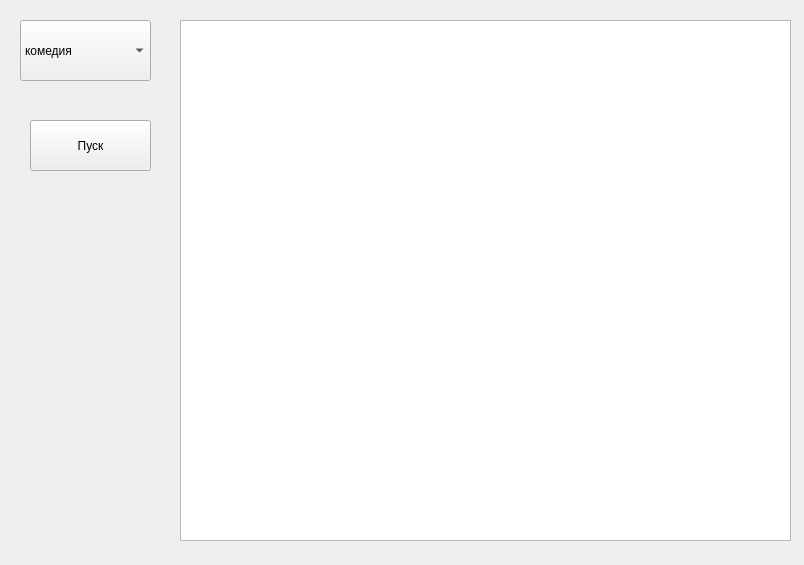
<?xml version="1.0" encoding="UTF-8"?>
<ui version="4.0">
 <class>Form</class>
 <widget class="QWidget" name="Form">
  <property name="geometry">
   <rect>
    <x>0</x>
    <y>0</y>
    <width>804</width>
    <height>565</height>
   </rect>
  </property>
  <property name="windowTitle">
   <string>Form</string>
  </property>
  <widget class="QPushButton" name="pushButton">
   <property name="geometry">
    <rect>
     <x>30</x>
     <y>120</y>
     <width>121</width>
     <height>51</height>
    </rect>
   </property>
   <property name="text">
    <string>Пуск</string>
   </property>
  </widget>
  <widget class="QComboBox" name="comboBox">
   <property name="geometry">
    <rect>
     <x>20</x>
     <y>20</y>
     <width>131</width>
     <height>61</height>
    </rect>
   </property>
   <item>
    <property name="text">
     <string>комедия</string>
    </property>
   </item>
   <item>
    <property name="text">
     <string>Драмд</string>
    </property>
   </item>
   <item>
    <property name="text">
     <string>мелодрам</string>
    </property>
   </item>
   <item>
    <property name="text">
     <string>детектив</string>
    </property>
   </item>
   <item>
    <property name="text">
     <string>документальный</string>
    </property>
   </item>
   <item>
    <property name="text">
     <string>ужасы</string>
    </property>
   </item>
   <item>
    <property name="text">
     <string>музыка</string>
    </property>
   </item>
   <item>
    <property name="text">
     <string>фантастика</string>
    </property>
   </item>
   <item>
    <property name="text">
     <string>анимация</string>
    </property>
   </item>
   <item>
    <property name="text">
     <string>биография</string>
    </property>
   </item>
   <item>
    <property name="text">
     <string>боевик</string>
    </property>
   </item>
   <item>
    <property name="text">
     <string>приключения</string>
    </property>
   </item>
   <item>
    <property name="text">
     <string>война</string>
    </property>
   </item>
   <item>
    <property name="text">
     <string>семейный</string>
    </property>
   </item>
   <item>
    <property name="text">
     <string>триллер</string>
    </property>
   </item>
   <item>
    <property name="text">
     <string>фэнтези</string>
    </property>
   </item>
   <item>
    <property name="text">
     <string>вестерн</string>
    </property>
   </item>
   <item>
    <property name="text">
     <string>мистика</string>
    </property>
   </item>
   <item>
    <property name="text">
     <string>короткометражный</string>
    </property>
   </item>
   <item>
    <property name="text">
     <string>мюзикл</string>
    </property>
   </item>
   <item>
    <property name="text">
     <string>исторический</string>
    </property>
   </item>
   <item>
    <property name="text">
     <string>нуар</string>
    </property>
   </item>
  </widget>
  <widget class="QTableWidget" name="tableWidget">
   <property name="geometry">
    <rect>
     <x>180</x>
     <y>20</y>
     <width>611</width>
     <height>521</height>
    </rect>
   </property>
  </widget>
 </widget>
 <resources/>
 <connections/>
</ui>
